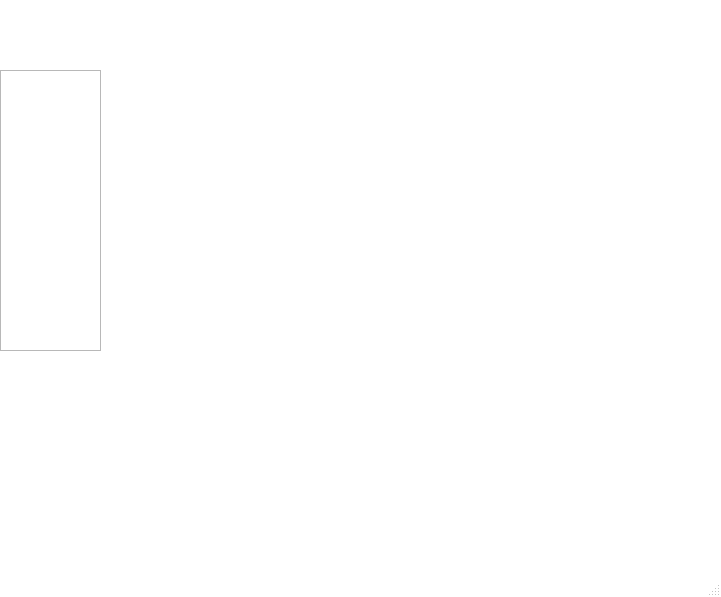
<?xml version="1.0" encoding="UTF-8"?>
<ui version="4.0">
 <class>MainWindow</class>
 <widget class="QMainWindow" name="MainWindow">
  <property name="geometry">
   <rect>
    <x>0</x>
    <y>0</y>
    <width>721</width>
    <height>597</height>
   </rect>
  </property>
  <property name="windowTitle">
   <string>Graphics</string>
  </property>
  <property name="windowIcon">
   <iconset resource="Logo/Epsol_Logo.qrc">
    <normaloff>:/EPSOL_ICO/LogoEpsol.ico</normaloff>:/EPSOL_ICO/LogoEpsol.ico</iconset>
  </property>
  <property name="styleSheet">
   <string notr="true">QMainWindow{
						background-color: rgb(255,255,255);
						}

QPushButton{
							
							border-style: solid;
							border-width: 1px;
							border-color: rgb(0, 0, 0);
							color: rgb(0, 0, 0);
							border-radius: 5px;
   						    background-color: qlineargradient(spread:pad, x1:0.965909, y1:0, x2:1, y2:1, stop:0 													rgba(252, 252, 252, 255), stop:0.573864 rgba(226, 226, 226, 255));
    					}

QPushButton:hover {
   						background: qradialgradient(cx: 0.3, cy: -0.4, fx: 0.3, fy: -0.4, radius: 1.35, stop: 0 
                       #fff, stop: 1 #bbb  );
   								 }

QPushButton:pressed {
    border-style: inset;
    background: qradialgradient(
        cx: 0.4, cy: -0.1, fx: 0.4, fy: -0.1,
        radius: 1.35, stop: 0 #fff, stop: 1 #ddd
        );
    }

</string>
  </property>
  <widget class="QWidget" name="centralwidget">
   <widget class="QWidget" name="widget" native="true">
    <property name="geometry">
     <rect>
      <x>100</x>
      <y>10</y>
      <width>611</width>
      <height>411</height>
     </rect>
    </property>
    <property name="sizeIncrement">
     <size>
      <width>120</width>
      <height>80</height>
     </size>
    </property>
   </widget>
   <widget class="QListWidget" name="graph_options">
    <property name="geometry">
     <rect>
      <x>0</x>
      <y>70</y>
      <width>101</width>
      <height>281</height>
     </rect>
    </property>
    <property name="cursor" stdset="0">
     <cursorShape>PointingHandCursor</cursorShape>
    </property>
    <property name="resizeMode">
     <enum>QListView::Adjust</enum>
    </property>
   </widget>
  </widget>
  <widget class="QMenuBar" name="menubar">
   <property name="geometry">
    <rect>
     <x>0</x>
     <y>0</y>
     <width>721</width>
     <height>21</height>
    </rect>
   </property>
  </widget>
  <widget class="QStatusBar" name="statusbar"/>
 </widget>
 <resources>
  <include location="Logo/Epsol_Logo.qrc"/>
 </resources>
 <connections/>
</ui>
